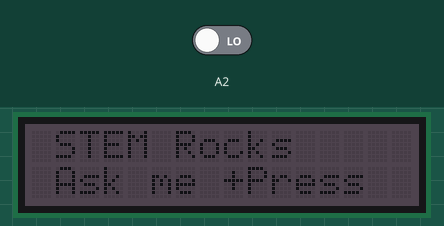
Simulated run of this sketch. Board: Arduino Uno, built with avr-gcc and run on an emulated ATmega328P. Shown: 16×2 character LCD. The inputs (shaded band) are chosen by the test bench; at power-on: A2 LOW. Random numbers use the default seed unless the sketch sets one.

Above: at 1.2 s.
1.3 s: A2 driven HIGH
At 2.3 s:
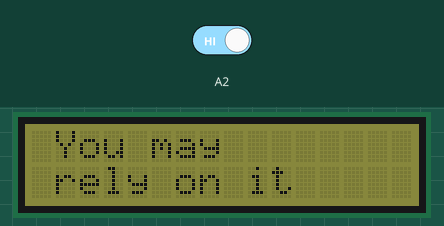
2.8 s: A2 driven LOW
At 4.52 s:
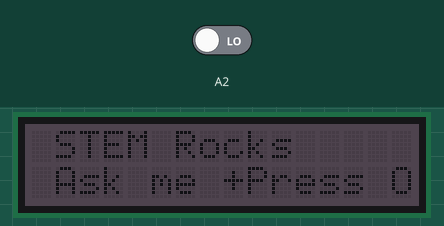
5.8 s: A2 driven HIGH
At 6.7 s:
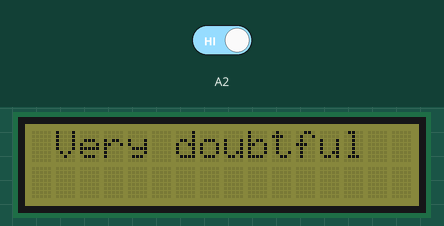
Timing chart, 0 to 8.8 s (numbered marks = the images above; inputs shaded):
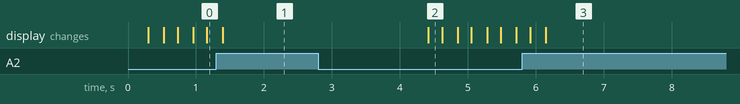

The sketch:

Magic_8_Ball_Robot_Game.ino
```cpp
#include <Wire.h>
#include "rgb_lcd.h"

rgb_lcd lcd;

int delaytime = 200;

String msgs1[]= {"It is certain" , "It is decidedly" , "Without a" , "Yes definitely" , "You may" , "As I see", "Most likely", "Outlook good" , "Yes" , "Signs point to", "Reply hazy", "Ask again", "Better not", "Cannot predict","Concentrate","Don't count","My reply", "My sources","Outlook not","Very doubtful"};
String msgs2[] = {"","so","doubt","", "rely on it", "it, yes", "","","","yes", "try again", "later","tell you now","now","and ask again","on it", "is no" , "say no" , "so good" , "" };

void setup()
{
  lcd.begin(16, 2);
  randomSeed(analogRead(A0));
}

void loop()
{
  if(digitalRead(A2) == 1)
  {
    delay(10);
    if(digitalRead(A2) == 1)
    {
      lcd.setRGB(100, 100, 0);
     int randomNum = random(0, 20);
     lcd.clear();
     lcd.setCursor(1, 0);
     lcd.print(msgs1[randomNum]);
     lcd.setCursor(1, 1);
     lcd.print(msgs2[randomNum]);
     delay(3000);
    }
  }
  else
  {
    openning();
  }
}

void openning()
{
  lcd.setRGB(25, 10, 25);
  lcd.setCursor(1, 0);
  lcd.print("STEM Rocks     ");
  lcd.setCursor(1, 1);
  lcd.print("Ask me +Press ");
  bouncing(15,1);
}

void bouncing(int x, int y)
{
    lcd.setCursor(x, y);
    lcd.write("O");
    delay(delaytime);
    lcd.setCursor(x, y);
    lcd.write(" ");
    delay(delaytime);
}
```
